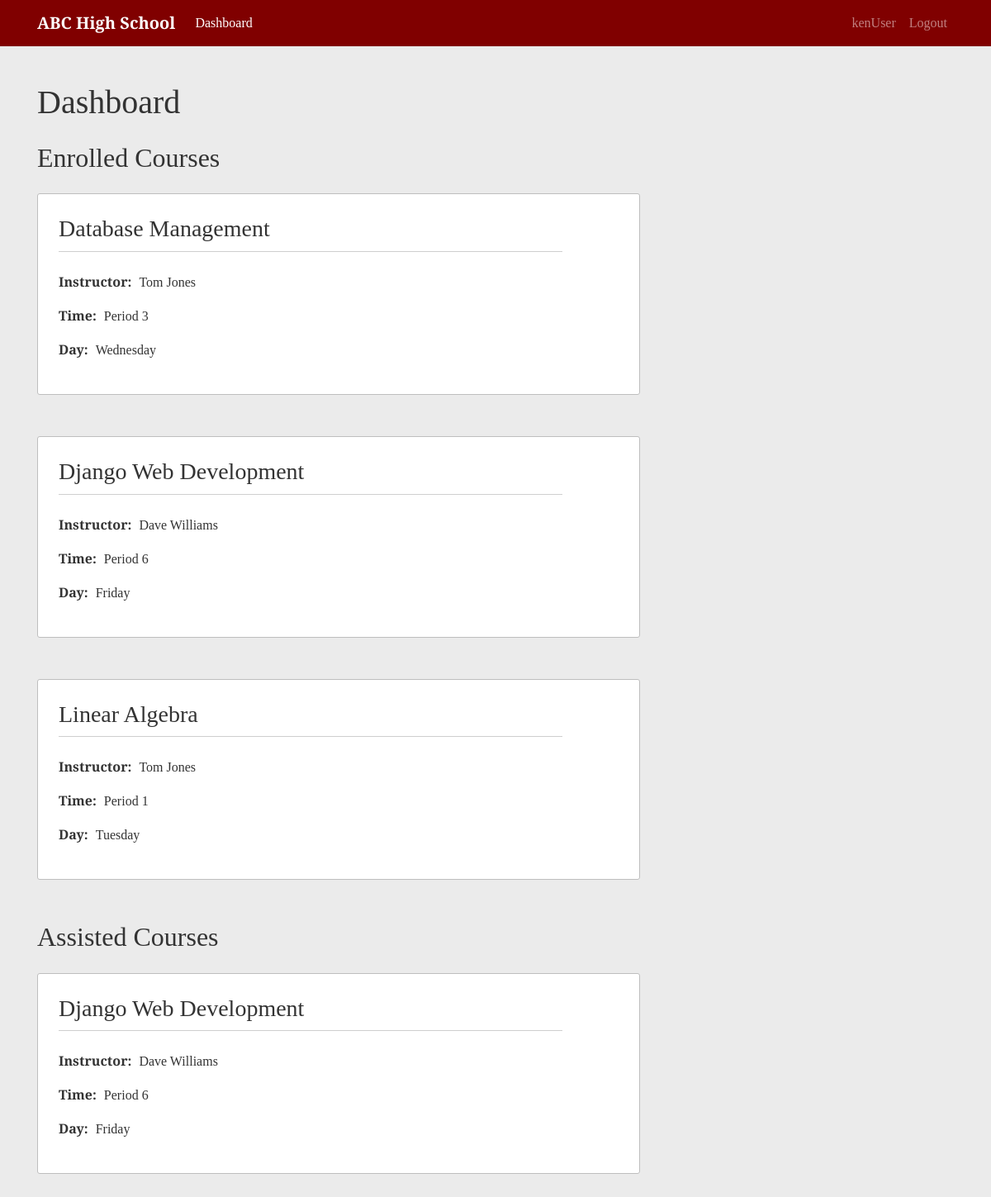
The page /dashboard/kenUser/ (signed in) on the database its author committed.
### school/models.py (models this page shows, shortened)
class Course(models.Model):
    ONE = '1'
    TWO = '2'
    THREE = '3'
    FOUR = '4'
    FIVE = '5'
    SIX = '6'
    TIME_CHOICES = [
        (ONE, 'Period 1'),
        (TWO, 'Period 2'),
        (THREE, 'Period 3'),
        (FOUR, 'Period 4'),
        (FIVE, 'Period 5'),
        (SIX, 'Period 6')
    ]
    MONDAY = 'MO'
    TUESDAY = 'TU'
    WEDNESDAY = 'WE'
    THURSDAY = 'TH'
    FRIDAY = 'FR'
    DAY_CHOICES = [
        (MONDAY, 'Monday'),
        (TUESDAY, 'Tuesday'),
        (WEDNESDAY, 'Wednesday'),
        (THURSDAY, 'Thursday'),
        (FRIDAY, 'Friday')
    ]
    course_name = models.CharField(max_length=255)
    instructor = models.ForeignKey(Instructor, null=True, on_delete=models.SET_NULL)
    time = models.CharField(max_length=1, blank=True, choices=TIME_CHOICES)
    day = models.CharField(max_length=2, blank=True, choices=DAY_CHOICES)

### users/models.py (models this page shows)
class Instructor(models.Model):
    user = models.OneToOneField(User, on_delete=models.CASCADE, primary_key=True)
    start_date = models.DateField()
    office_number = models.CharField(max_length=10, blank=True)
    office_phone_number = models.CharField(max_length=20, blank=True)
    def __str__(self):
        return f'{self.user.first_name} {self.user.last_name}'

### school/views.py (the view)
# urls.py: path('dashboard/<str:username>/', DashboardListView.as_view(), name='user-dashboard'),
class DashboardListView(LoginRequiredMixin, UserPassesTestMixin, ListView):
    model = Course
    template_name = 'school/dashboard.html'
    context_object_name = 'courses'
    def get_queryset(self):
        user = get_object_or_404(User, username=self.kwargs.get('username'))
        queryset = {}
        student = Student.objects.filter(user=user).first()
        if student:
            enrollments = EnrolledIn.objects.filter(student=student).values('course')
            queryset['enrolled_courses'] = Course.objects.filter(id__in=enrollments)
            assists = AssistsIn.objects.filter(student=student).values('course')
            queryset['assisted_courses'] = Course.objects.filter(id__in=assists)
        instructor = Instructor.objects.filter(user=user).first()
        if instructor:
            queryset['taught_courses'] = Course.objects.filter(instructor=instructor)
        return queryset
    def test_func(self):
        dashboard_user = self.kwargs.get('username')
        if (self.request.user.username == dashboard_user):
            return True
        return False

### school/templates/school/dashboard.html (shortened to what this page needs)
{% extends "school/content.html" %}
{% block content %}
  <h1 class="mb-4">Dashboard</h1>
  {% if courses.enrolled_courses %}
    <h2 class="mb-4">Enrolled Courses</h2>
    {% for course in courses.enrolled_courses %}
      <article class="content-section">
        <h3 class="content-title"><a class="title-link" href="{% url 'course-detail' course.id %}">{{ course.course_name }}</a></h3>
        <p>
          <span class="data-title">Instructor:</span>
          <span class="data-content">{{ course.instructor }}</span>
        </p>
        <p>
          <span class="data-title">Time:</span>
          <span class="data-content">{{ course.get_time_display }}</span>
        </p>
        <p>
          <span class="data-title">Day:</span>
          <span class="data-content">{{ course.get_day_display }}</span>
        </p>
      </article>
    {% endfor %}
  {% endif %}
  {% if courses.assisted_courses %}
    <h2 class="mb-4">Assisted Courses</h2>
    {% for course in courses.assisted_courses %}
      <article class="content-section">
        <h3 class="content-title"><a class="title-link" href="{% url 'course-detail' course.id %}">{{ course.course_name }}</a></h3>
        <p>
          <span class="data-title">Instructor:</span>
          <span class="data-content">{{ course.instructor }}</span>
        </p>
        <p>
          <span class="data-title">Time:</span>
          <span class="data-content">{{ course.get_time_display }}</span>
        </p>
        <p>
          <span class="data-title">Day:</span>
          <span class="data-content">{{ course.get_day_display }}</span>
        </p>
      </article>
    {% endfor %}
  {% endif %}
{% endblock content %}

### school/templates/school/base.html (shortened to what this page needs)
{% load static %}
<!DOCTYPE html>
<html lang="en">
  <head>
    <link rel="stylesheet" href="https://stackpath.bootstrapcdn.com/bootstrap/4.3.1/css/bootstrap.min.css">
    <link rel="stylesheet" href="https://cdnjs.cloudflare.com/ajax/libs/datepicker/0.6.5/datepicker.min.css" />
    <link rel="stylesheet" href="{% static 'school/main.css' %}">
  </head>
  <body>
    <nav class="navbar navbar-expand-md navbar-dark fixed-top">
      <div class="container">
        <a class="navbar-brand" href="/">ABC High School</a>
        <div class="collapse navbar-collapse" id="navbarCollapse">
          <div class="navbar-nav mr-auto">
            {% if user.is_authenticated %}
              <a class="nav-item nav-link {% if request.resolver_match.url_name == 'user-dashboard' %}active{% endif %}" href="{% url 'home' %}">Dashboard</a>
            {% else %}
              <a class="nav-item nav-link {% if request.resolver_match.url_name == 'home' %}active{% endif %}" href="{% url 'home' %}">Home</a>
            {% endif %}
          </div>
          <div class="navbar-nav">
            {% if user.is_authenticated %}
              <a class="nav-item nav-link {% if request.resolver_match.url_name == 'profile' and user.username == kwargs.username %}active{% endif %}" href="{% url 'profile' user.username %}">{{ user }}</a>
              <a class="nav-item nav-link" href="{% url 'logout' %}">Logout</a>
            {% else %}
              <a class="nav-item nav-link {% if request.resolver_match.url_name == 'login' %}active{% endif %}" href="{% url 'login' %}">Sign In</a>
            {% endif %}
          </div>
        </div>
      </div>
    </nav>
    <div class="container main-body">
      {% block display %}{% endblock display %}
    </div>
  </body>
</html>

### school/static/school/main.css (style rules this page uses)
body { background: #ebebeb; color: #333333; margin-top: 5rem; font-family: 'Arvo', serif; }
.navbar { background-color: #800000; }
.navbar-brand { font-weight: 700; }
.main-body { margin-top: 100px; margin-bottom: 60px; }
.content-section { background-color:#ffffff; border: 1px solid #bebebe; border-radius: 3px; padding: 25px; margin-bottom: 50px; }
.content-title { border-bottom: 1px solid #cfcfcf; padding-bottom: 10px; margin-bottom: 24px; width: 90%; }
.title-link { color: #333333; }
.data-title { font-weight: 700; margin-right: 5px; }
.data-content { display: inline-block; }

### rows shown on the page
Course: course_name "Database Management", instructor "Tom Jones", time "Period 3", day "Wednesday"
Course: course_name "Django Web Development", instructor "Dave Williams", time "Period 6", day "Friday"
Course: course_name "Linear Algebra", instructor "Tom Jones", time "Period 1", day "Tuesday"

### other values the page prints
{{ user }} "kenUser"
